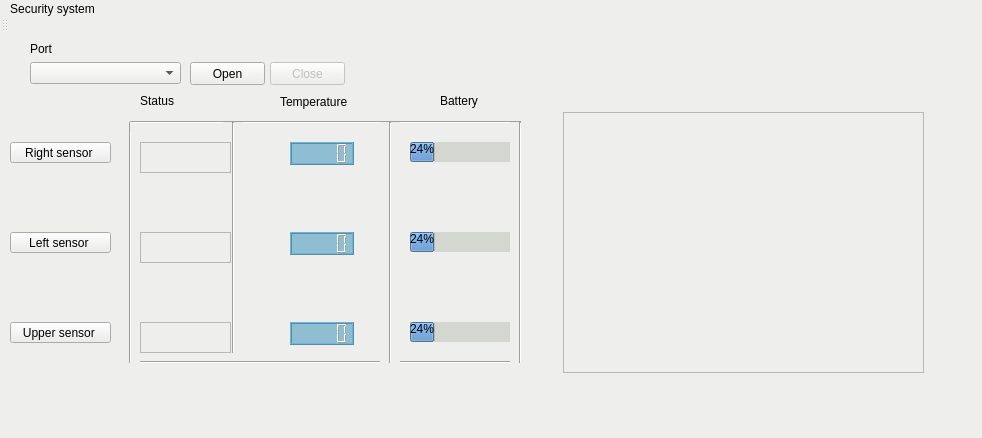
<?xml version="1.0" encoding="UTF-8"?>
<ui version="4.0">
 <class>MainWindow</class>
 <widget class="QMainWindow" name="MainWindow">
  <property name="geometry">
   <rect>
    <x>0</x>
    <y>0</y>
    <width>982</width>
    <height>438</height>
   </rect>
  </property>
  <property name="windowTitle">
   <string>MainWindow</string>
  </property>
  <property name="styleSheet">
   <string notr="true">font: 10pt &quot;URW Gothic L&quot;;
background-color: rgb(238, 238, 236);

gridline-color: rgb(114, 159, 207);
border-color: rgb(114, 159, 207);
border-top-color: rgb(114, 159, 207);
border-top-color: rgb(32, 74, 135);
selection-background-color: rgb(114, 159, 207);</string>
  </property>
  <widget class="QWidget" name="centralWidget">
   <widget class="QPushButton" name="pushButton">
    <property name="geometry">
     <rect>
      <x>10</x>
      <y>110</y>
      <width>101</width>
      <height>21</height>
     </rect>
    </property>
    <property name="styleSheet">
     <string notr="true">selection-color: rgb(138, 226, 52);
selection-background-color: rgb(78, 154, 6);</string>
    </property>
    <property name="text">
     <string>Right sensor </string>
    </property>
   </widget>
   <widget class="QPushButton" name="pushButton_2">
    <property name="geometry">
     <rect>
      <x>10</x>
      <y>200</y>
      <width>101</width>
      <height>21</height>
     </rect>
    </property>
    <property name="styleSheet">
     <string notr="true">selection-color: rgb(138, 226, 52);
selection-background-color: rgb(138, 226, 52);</string>
    </property>
    <property name="text">
     <string>Left sensor </string>
    </property>
   </widget>
   <widget class="QPushButton" name="pushButton_3">
    <property name="geometry">
     <rect>
      <x>10</x>
      <y>290</y>
      <width>101</width>
      <height>21</height>
     </rect>
    </property>
    <property name="styleSheet">
     <string notr="true">selection-color: rgb(138, 226, 52);
selection-background-color: rgb(78, 154, 6);</string>
    </property>
    <property name="text">
     <string>Upper sensor </string>
    </property>
   </widget>
   <widget class="QLabel" name="label">
    <property name="geometry">
     <rect>
      <x>140</x>
      <y>60</y>
      <width>67</width>
      <height>17</height>
     </rect>
    </property>
    <property name="styleSheet">
     <string notr="true"/>
    </property>
    <property name="text">
     <string>Status</string>
    </property>
   </widget>
   <widget class="QLabel" name="label_2">
    <property name="geometry">
     <rect>
      <x>280</x>
      <y>60</y>
      <width>91</width>
      <height>20</height>
     </rect>
    </property>
    <property name="text">
     <string>Temperature </string>
    </property>
   </widget>
   <widget class="QLabel" name="label_3">
    <property name="geometry">
     <rect>
      <x>440</x>
      <y>60</y>
      <width>67</width>
      <height>17</height>
     </rect>
    </property>
    <property name="text">
     <string>Battery</string>
    </property>
   </widget>
   <widget class="Line" name="line">
    <property name="geometry">
     <rect>
      <x>120</x>
      <y>90</y>
      <width>20</width>
      <height>241</height>
     </rect>
    </property>
    <property name="styleSheet">
     <string notr="true"/>
    </property>
    <property name="orientation">
     <enum>Qt::Vertical</enum>
    </property>
   </widget>
   <widget class="Line" name="line_2">
    <property name="geometry">
     <rect>
      <x>130</x>
      <y>80</y>
      <width>391</width>
      <height>20</height>
     </rect>
    </property>
    <property name="orientation">
     <enum>Qt::Horizontal</enum>
    </property>
   </widget>
   <widget class="QLCDNumber" name="lcdNumber">
    <property name="geometry">
     <rect>
      <x>290</x>
      <y>110</y>
      <width>64</width>
      <height>23</height>
     </rect>
    </property>
    <property name="styleSheet">
     <string notr="true">background-color: rgb(255, 255, 255);
background-color: rgba(64, 150, 191, 139);
border-color: rgb(239, 41, 41);
color: rgb(239, 41, 41);
selection-background-color: rgb(239, 41, 41);
gridline-color: rgb(239, 41, 41);
selection-color: rgb(239, 41, 41);
</string>
    </property>
   </widget>
   <widget class="QLCDNumber" name="lcdNumber_3">
    <property name="geometry">
     <rect>
      <x>290</x>
      <y>290</y>
      <width>64</width>
      <height>23</height>
     </rect>
    </property>
    <property name="styleSheet">
     <string notr="true">background-color: rgba(64, 150, 191, 139);</string>
    </property>
   </widget>
   <widget class="QProgressBar" name="progressBar">
    <property name="geometry">
     <rect>
      <x>410</x>
      <y>110</y>
      <width>101</width>
      <height>20</height>
     </rect>
    </property>
    <property name="styleSheet">
     <string notr="true">background-color: rgb(211, 215, 207);</string>
    </property>
    <property name="value">
     <number>24</number>
    </property>
   </widget>
   <widget class="QProgressBar" name="progressBar_2">
    <property name="geometry">
     <rect>
      <x>410</x>
      <y>200</y>
      <width>101</width>
      <height>20</height>
     </rect>
    </property>
    <property name="styleSheet">
     <string notr="true">background-color: rgb(211, 215, 207);</string>
    </property>
    <property name="value">
     <number>24</number>
    </property>
   </widget>
   <widget class="QProgressBar" name="progressBar_3">
    <property name="geometry">
     <rect>
      <x>410</x>
      <y>290</y>
      <width>101</width>
      <height>20</height>
     </rect>
    </property>
    <property name="styleSheet">
     <string notr="true">background-color: rgb(211, 215, 207);</string>
    </property>
    <property name="value">
     <number>24</number>
    </property>
   </widget>
   <widget class="QLCDNumber" name="lcdNumber_2">
    <property name="geometry">
     <rect>
      <x>290</x>
      <y>200</y>
      <width>64</width>
      <height>23</height>
     </rect>
    </property>
    <property name="styleSheet">
     <string notr="true">background-color: rgba(64, 150, 191, 139);</string>
    </property>
   </widget>
   <widget class="Line" name="line_4">
    <property name="geometry">
     <rect>
      <x>510</x>
      <y>90</y>
      <width>20</width>
      <height>241</height>
     </rect>
    </property>
    <property name="orientation">
     <enum>Qt::Vertical</enum>
    </property>
   </widget>
   <widget class="Line" name="line_5">
    <property name="geometry">
     <rect>
      <x>223</x>
      <y>90</y>
      <width>20</width>
      <height>231</height>
     </rect>
    </property>
    <property name="orientation">
     <enum>Qt::Vertical</enum>
    </property>
   </widget>
   <widget class="Line" name="line_6">
    <property name="geometry">
     <rect>
      <x>380</x>
      <y>90</y>
      <width>20</width>
      <height>241</height>
     </rect>
    </property>
    <property name="orientation">
     <enum>Qt::Vertical</enum>
    </property>
   </widget>
   <widget class="Line" name="line_3">
    <property name="geometry">
     <rect>
      <x>130</x>
      <y>320</y>
      <width>391</width>
      <height>20</height>
     </rect>
    </property>
    <property name="orientation">
     <enum>Qt::Horizontal</enum>
    </property>
   </widget>
   <widget class="QPushButton" name="pushButton_close">
    <property name="enabled">
     <bool>false</bool>
    </property>
    <property name="geometry">
     <rect>
      <x>270</x>
      <y>30</y>
      <width>75</width>
      <height>23</height>
     </rect>
    </property>
    <property name="text">
     <string>Close</string>
    </property>
   </widget>
   <widget class="QComboBox" name="comboBox_Interface">
    <property name="geometry">
     <rect>
      <x>30</x>
      <y>30</y>
      <width>151</width>
      <height>22</height>
     </rect>
    </property>
   </widget>
   <widget class="QPushButton" name="pushButton_open">
    <property name="geometry">
     <rect>
      <x>190</x>
      <y>30</y>
      <width>75</width>
      <height>23</height>
     </rect>
    </property>
    <property name="text">
     <string>Open</string>
    </property>
   </widget>
   <widget class="QLabel" name="label_4">
    <property name="geometry">
     <rect>
      <x>30</x>
      <y>10</y>
      <width>46</width>
      <height>13</height>
     </rect>
    </property>
    <property name="text">
     <string>Port</string>
    </property>
   </widget>
   <widget class="QTextEdit" name="textEdit">
    <property name="geometry">
     <rect>
      <x>563</x>
      <y>80</y>
      <width>361</width>
      <height>261</height>
     </rect>
    </property>
   </widget>
   <widget class="QTextEdit" name="textEdit_2">
    <property name="geometry">
     <rect>
      <x>140</x>
      <y>110</y>
      <width>91</width>
      <height>31</height>
     </rect>
    </property>
   </widget>
   <widget class="QTextEdit" name="textEdit_3">
    <property name="geometry">
     <rect>
      <x>140</x>
      <y>200</y>
      <width>91</width>
      <height>31</height>
     </rect>
    </property>
   </widget>
   <widget class="QTextEdit" name="textEdit_4">
    <property name="geometry">
     <rect>
      <x>140</x>
      <y>290</y>
      <width>91</width>
      <height>31</height>
     </rect>
    </property>
   </widget>
   <zorder>line_3</zorder>
   <zorder>line</zorder>
   <zorder>pushButton</zorder>
   <zorder>pushButton_2</zorder>
   <zorder>pushButton_3</zorder>
   <zorder>label</zorder>
   <zorder>label_2</zorder>
   <zorder>label_3</zorder>
   <zorder>line_2</zorder>
   <zorder>lcdNumber</zorder>
   <zorder>lcdNumber_3</zorder>
   <zorder>progressBar</zorder>
   <zorder>progressBar_2</zorder>
   <zorder>progressBar_3</zorder>
   <zorder>lcdNumber_2</zorder>
   <zorder>line_4</zorder>
   <zorder>line_5</zorder>
   <zorder>line_6</zorder>
   <zorder>pushButton_close</zorder>
   <zorder>comboBox_Interface</zorder>
   <zorder>pushButton_open</zorder>
   <zorder>label_4</zorder>
   <zorder>textEdit</zorder>
   <zorder>textEdit_2</zorder>
   <zorder>textEdit_3</zorder>
   <zorder>textEdit_4</zorder>
  </widget>
  <widget class="QMenuBar" name="menuBar">
   <property name="geometry">
    <rect>
     <x>0</x>
     <y>0</y>
     <width>982</width>
     <height>22</height>
    </rect>
   </property>
   <widget class="QMenu" name="menuSecurity_system">
    <property name="title">
     <string>Security system</string>
    </property>
   </widget>
   <addaction name="menuSecurity_system"/>
  </widget>
  <widget class="QToolBar" name="mainToolBar">
   <attribute name="toolBarArea">
    <enum>TopToolBarArea</enum>
   </attribute>
   <attribute name="toolBarBreak">
    <bool>false</bool>
   </attribute>
  </widget>
  <widget class="QStatusBar" name="statusBar"/>
 </widget>
 <layoutdefault spacing="6" margin="11"/>
 <resources/>
 <connections/>
</ui>
